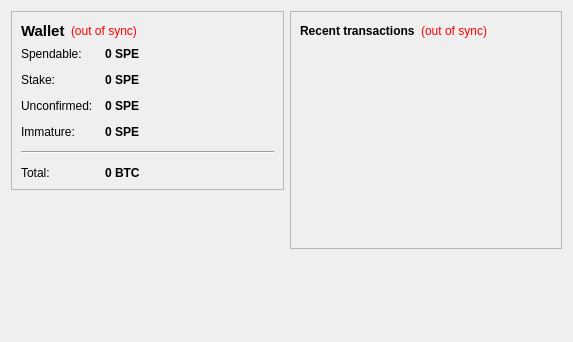
<?xml version="1.0" encoding="UTF-8"?>
<ui version="4.0">
 <class>OverviewPage</class>
 <widget class="QWidget" name="OverviewPage">
  <property name="geometry">
   <rect>
    <x>0</x>
    <y>0</y>
    <width>573</width>
    <height>342</height>
   </rect>
  </property>
  <property name="windowTitle">
   <string>Form</string>
  </property>
  <layout class="QHBoxLayout" name="horizontalLayout" stretch="1,1">
   <item>
    <layout class="QVBoxLayout" name="verticalLayout_2">
     <item>
      <widget class="QFrame" name="frame">
       <property name="frameShape">
        <enum>QFrame::StyledPanel</enum>
       </property>
       <property name="frameShadow">
        <enum>QFrame::Raised</enum>
       </property>
       <layout class="QVBoxLayout" name="verticalLayout_4">
        <item>
         <layout class="QHBoxLayout" name="horizontalLayout_4">
          <item>
           <widget class="QLabel" name="label_5">
            <property name="font">
             <font>
              <pointsize>11</pointsize>
              <weight>75</weight>
              <bold>true</bold>
             </font>
            </property>
            <property name="text">
             <string>Wallet</string>
            </property>
           </widget>
          </item>
          <item>
           <widget class="QLabel" name="labelWalletStatus">
            <property name="toolTip">
             <string>The displayed information may be out of date. Your wallet automatically synchronizes with the SpecialCoin network after a connection is established, but this process has not completed yet.</string>
            </property>
            <property name="styleSheet">
             <string notr="true">QLabel { color: red; }</string>
            </property>
            <property name="text">
             <string notr="true">(out of sync)</string>
            </property>
            <property name="alignment">
             <set>Qt::AlignLeading|Qt::AlignLeft|Qt::AlignVCenter</set>
            </property>
           </widget>
          </item>
          <item>
           <spacer name="horizontalSpacer_2">
            <property name="orientation">
             <enum>Qt::Horizontal</enum>
            </property>
            <property name="sizeHint" stdset="0">
             <size>
              <width>40</width>
              <height>20</height>
             </size>
            </property>
           </spacer>
          </item>
         </layout>
        </item>
        <item>
         <layout class="QFormLayout" name="formLayout_2">
          <property name="fieldGrowthPolicy">
           <enum>QFormLayout::AllNonFixedFieldsGrow</enum>
          </property>
          <property name="horizontalSpacing">
           <number>12</number>
          </property>
          <property name="verticalSpacing">
           <number>12</number>
          </property>
          <item row="0" column="0">
           <widget class="QLabel" name="label">
            <property name="text">
             <string>Spendable:</string>
            </property>
           </widget>
          </item>
          <item row="0" column="1">
           <widget class="QLabel" name="labelBalance">
            <property name="font">
             <font>
              <weight>75</weight>
              <bold>true</bold>
             </font>
            </property>
            <property name="cursor">
             <cursorShape>IBeamCursor</cursorShape>
            </property>
            <property name="toolTip">
             <string>Your current spendable balance</string>
            </property>
            <property name="text">
             <string notr="true">0 SPE</string>
            </property>
            <property name="textInteractionFlags">
             <set>Qt::LinksAccessibleByMouse|Qt::TextSelectableByKeyboard|Qt::TextSelectableByMouse</set>
            </property>
           </widget>
          </item>
          <item row="1" column="0">
           <widget class="QLabel" name="label_6">
            <property name="text">
             <string>Stake:</string>
            </property>
           </widget>
          </item>
          <item row="1" column="1">
           <widget class="QLabel" name="labelStake">
            <property name="font">
             <font>
              <weight>75</weight>
              <bold>true</bold>
             </font>
            </property>
            <property name="cursor">
             <cursorShape>IBeamCursor</cursorShape>
            </property>
            <property name="toolTip">
             <string>Total of coins that was staked, and do not yet count toward the current balance</string>
            </property>
            <property name="text">
             <string notr="true">0 SPE</string>
            </property>
            <property name="textInteractionFlags">
             <set>Qt::LinksAccessibleByMouse|Qt::TextSelectableByKeyboard|Qt::TextSelectableByMouse</set>
            </property>
           </widget>
          </item>
          <item row="2" column="0">
           <widget class="QLabel" name="label_3">
            <property name="text">
             <string>Unconfirmed:</string>
            </property>
           </widget>
          </item>
          <item row="2" column="1">
           <widget class="QLabel" name="labelUnconfirmed">
            <property name="font">
             <font>
              <weight>75</weight>
              <bold>true</bold>
             </font>
            </property>
            <property name="cursor">
             <cursorShape>IBeamCursor</cursorShape>
            </property>
            <property name="toolTip">
             <string>Total of transactions that have yet to be confirmed, and do not yet count toward the current balance</string>
            </property>
            <property name="text">
             <string notr="true">0 SPE</string>
            </property>
            <property name="textInteractionFlags">
             <set>Qt::LinksAccessibleByMouse|Qt::TextSelectableByKeyboard|Qt::TextSelectableByMouse</set>
            </property>
           </widget>
          </item>
          <item row="3" column="0">
           <widget class="QLabel" name="labelImmatureText">
            <property name="text">
             <string>Immature:</string>
            </property>
           </widget>
          </item>
          <item row="3" column="1">
           <widget class="QLabel" name="labelImmature">
            <property name="font">
             <font>
              <weight>75</weight>
              <bold>true</bold>
             </font>
            </property>
            <property name="toolTip">
             <string>Mined balance that has not yet matured</string>
            </property>
            <property name="text">
             <string notr="true">0 SPE</string>
            </property>
            <property name="textInteractionFlags">
             <set>Qt::LinksAccessibleByMouse|Qt::TextSelectableByKeyboard|Qt::TextSelectableByMouse</set>
            </property>
           </widget>
          </item>
          <item row="4" column="0" colspan="2">
           <widget class="Line" name="line">
            <property name="orientation">
             <enum>Qt::Horizontal</enum>
            </property>
           </widget>
          </item>
          <item row="5" column="0">
           <widget class="QLabel" name="labelTotalText">
            <property name="text">
             <string>Total:</string>
            </property>
           </widget>
          </item>
          <item row="5" column="1">
           <widget class="QLabel" name="labelTotal">
            <property name="font">
             <font>
              <weight>75</weight>
              <bold>true</bold>
             </font>
            </property>
            <property name="cursor">
             <cursorShape>IBeamCursor</cursorShape>
            </property>
            <property name="toolTip">
             <string>Your current total balance</string>
            </property>
            <property name="text">
             <string notr="true">0 BTC</string>
            </property>
            <property name="textInteractionFlags">
             <set>Qt::LinksAccessibleByMouse|Qt::TextSelectableByKeyboard|Qt::TextSelectableByMouse</set>
            </property>
           </widget>
          </item>
         </layout>
        </item>
       </layout>
      </widget>
     </item>
     <item>
      <spacer name="verticalSpacer_3">
       <property name="orientation">
        <enum>Qt::Vertical</enum>
       </property>
       <property name="sizeHint" stdset="0">
        <size>
         <width>20</width>
         <height>40</height>
        </size>
       </property>
      </spacer>
     </item>
     <item>
      <widget class="QLabel" name="label_2">
       <property name="text">
        <string/>
       </property>
       <property name="pixmap">
        <pixmap resource="../bitcoin.qrc">:/images/backg</pixmap>
       </property>
       <property name="scaledContents">
        <bool>false</bool>
       </property>
       <property name="alignment">
        <set>Qt::AlignCenter</set>
       </property>
      </widget>
     </item>
     <item>
      <spacer name="verticalSpacer">
       <property name="orientation">
        <enum>Qt::Vertical</enum>
       </property>
       <property name="sizeHint" stdset="0">
        <size>
         <width>20</width>
         <height>40</height>
        </size>
       </property>
      </spacer>
     </item>
    </layout>
   </item>
   <item>
    <layout class="QVBoxLayout" name="verticalLayout_3">
     <item>
      <widget class="QFrame" name="frame_2">
       <property name="frameShape">
        <enum>QFrame::StyledPanel</enum>
       </property>
       <property name="frameShadow">
        <enum>QFrame::Raised</enum>
       </property>
       <layout class="QVBoxLayout" name="verticalLayout">
        <item>
         <layout class="QHBoxLayout" name="horizontalLayout_2">
          <item>
           <widget class="QLabel" name="label_4">
            <property name="text">
             <string>&lt;b&gt;Recent transactions&lt;/b&gt;</string>
            </property>
           </widget>
          </item>
          <item>
           <widget class="QLabel" name="labelTransactionsStatus">
            <property name="toolTip">
             <string>The displayed information may be out of date. Your wallet automatically synchronizes with the SpecialCoin network after a connection is established, but this process has not completed yet.</string>
            </property>
            <property name="styleSheet">
             <string notr="true">QLabel { color: red; }</string>
            </property>
            <property name="text">
             <string notr="true">(out of sync)</string>
            </property>
            <property name="alignment">
             <set>Qt::AlignRight|Qt::AlignTrailing|Qt::AlignVCenter</set>
            </property>
           </widget>
          </item>
          <item>
           <spacer name="horizontalSpacer">
            <property name="orientation">
             <enum>Qt::Horizontal</enum>
            </property>
            <property name="sizeHint" stdset="0">
             <size>
              <width>40</width>
              <height>20</height>
             </size>
            </property>
           </spacer>
          </item>
         </layout>
        </item>
        <item>
         <widget class="QListView" name="listTransactions">
          <property name="styleSheet">
           <string notr="true">QListView { background: transparent; }</string>
          </property>
          <property name="frameShape">
           <enum>QFrame::NoFrame</enum>
          </property>
          <property name="verticalScrollBarPolicy">
           <enum>Qt::ScrollBarAlwaysOff</enum>
          </property>
          <property name="horizontalScrollBarPolicy">
           <enum>Qt::ScrollBarAlwaysOff</enum>
          </property>
          <property name="selectionMode">
           <enum>QAbstractItemView::NoSelection</enum>
          </property>
         </widget>
        </item>
       </layout>
      </widget>
     </item>
     <item>
      <spacer name="verticalSpacer_2">
       <property name="orientation">
        <enum>Qt::Vertical</enum>
       </property>
       <property name="sizeHint" stdset="0">
        <size>
         <width>20</width>
         <height>40</height>
        </size>
       </property>
      </spacer>
     </item>
    </layout>
   </item>
  </layout>
 </widget>
 <resources>
  <include location="../bitcoin.qrc"/>
 </resources>
 <connections/>
</ui>
